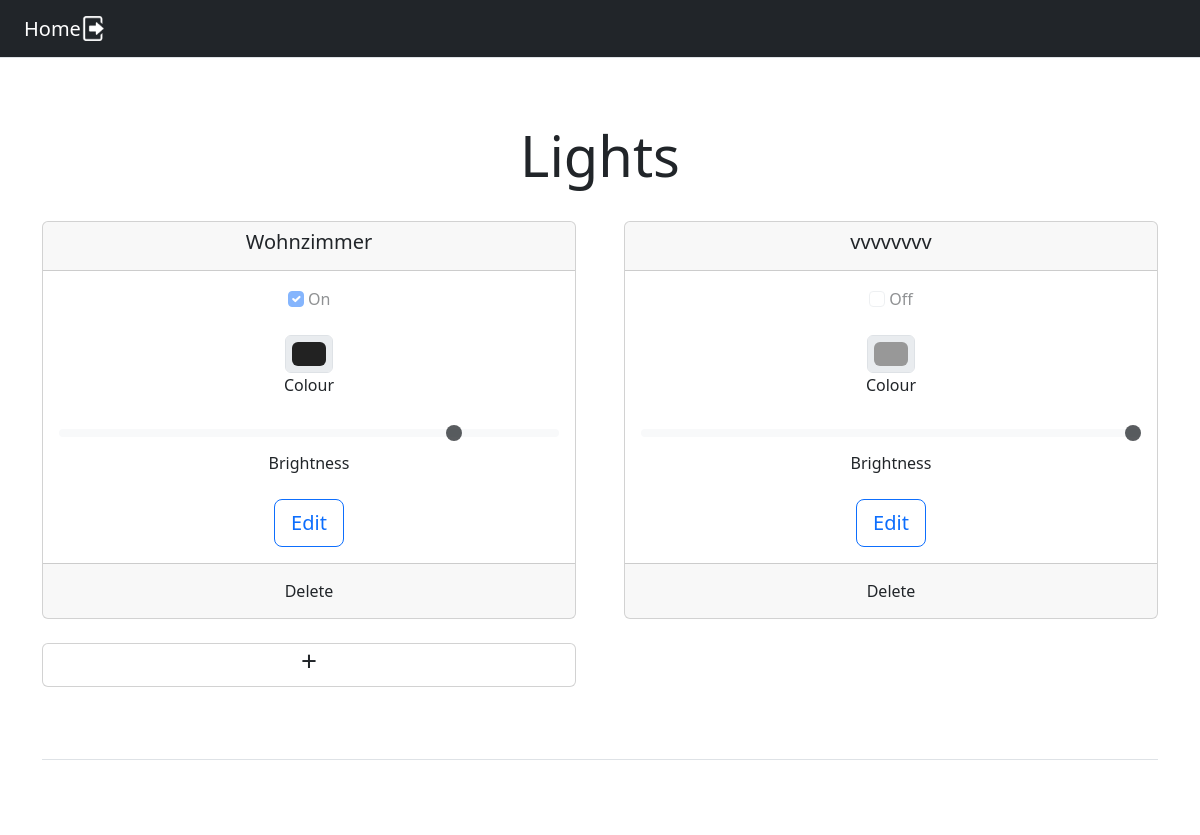
Page /lights/ on the earlier database version.
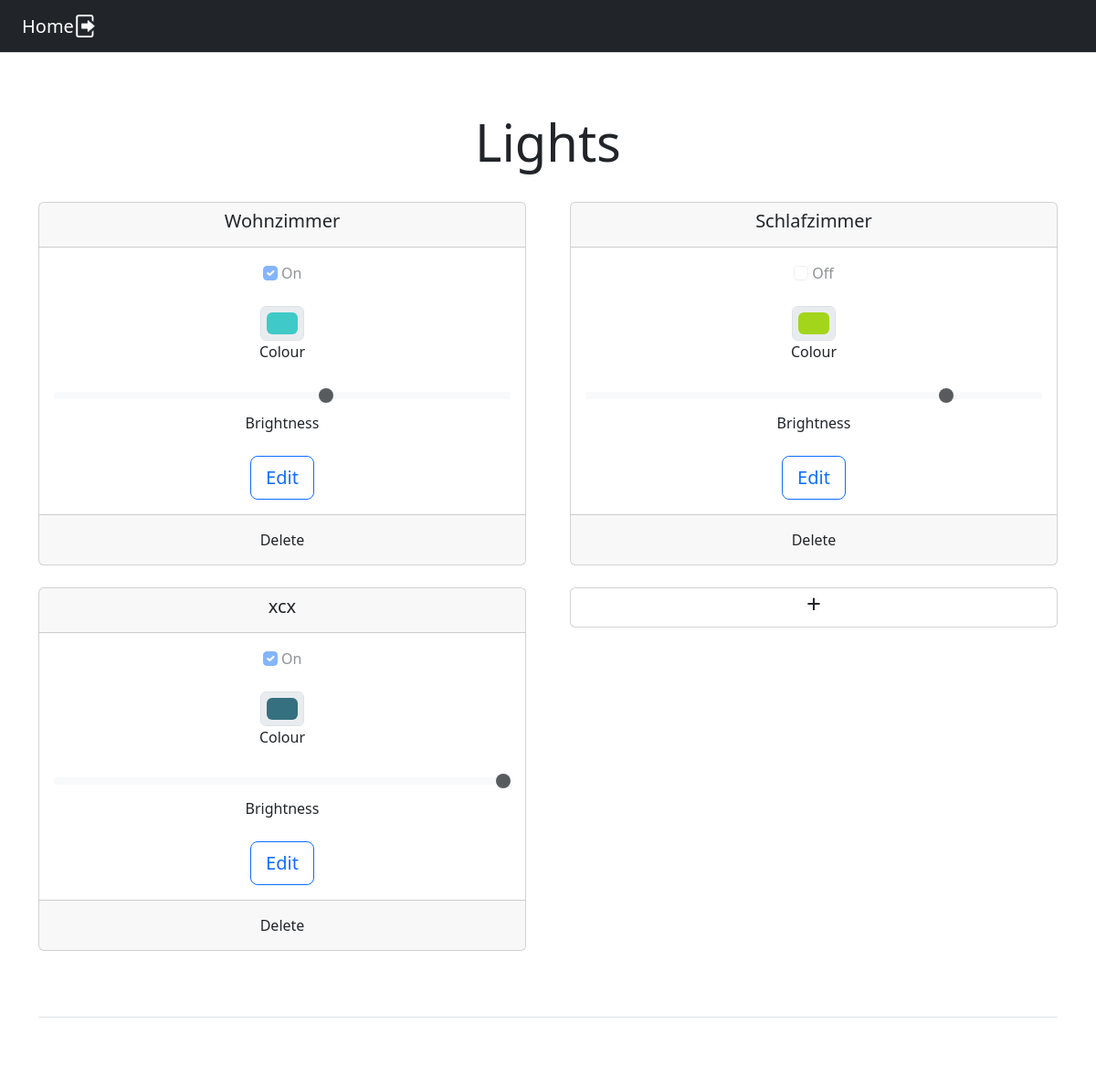
Same page on the later database version.
### lights/models.py (models this page shows)
class Light(models.Model):
    name = models.CharField(max_length=200)
    status = models.BooleanField(default=False)
    colour = models.CharField(max_length=200, default="#989898")
    brightness = models.IntegerField(default=100)

### lights/views.py (the view)
# urls.py: path('', views.index, name='index'),
def index(request):
    if request.method == 'POST':
        form = AddForm(request.POST)
        if form.is_valid():
            light = form.save(commit=False)
            light.save()
    else:
        light_list = Light.objects.all()
        context = {'latest_light_list': light_list}
        return render(request, 'lights/index.html', context)
    return HttpResponseRedirect('/lights/')

### lights/templates/lights/index.html (shortened to what this page needs)
<!DOCTYPE html>
<html lang="de" data-bs-theme="">
<head>
    <link href="https://cdn.jsdelivr.net/npm/bootstrap@5.3.0-alpha1/dist/css/bootstrap.min.css" rel="stylesheet"
>
</head>
<body>
{% include "header.html" %}
<div class="px-3 py-3 pt-md-5 pb-md-4 mx-auto text-center">
    <h1 class="display-4">Lights</h1>
</div>
<div class="container text-center">
    <div class="row row-cols-2 gx-5">
        {% for light in latest_light_list %}
            <div class="col">
                <div class="card mb-4">
                    <div class="card-header">
                        <h5 class="card-title">{{ light.name }}</h5>
                    </div>
                    <div class="card-body">
                        <div class="mb-4">
                            <input class="form-check-input" type="checkbox" role="switch" id="status_{{ forloop.counter }}"
                                   disabled {% if light.status %} checked{% endif %}>
                            <label class="form-check-label" for="status_{{ forloop.counter }}">{% if light.status %} On {% else %}
                                Off {% endif %}</label>
                        </div>
                        <div class="mb-4">
                            <input type="color" class="form-control form-control-color mx-auto" id="colour_{{ forloop.counter }}"
                                   value="{{ light.colour }}" disabled>
                            <label class="form-check-label" for="colour_{{ forloop.counter }}">Colour</label>
                        </div>
                        <div class="mb-4">
                            <input type="range" class="form-range" min="0" max="100" step="10" id="brightness_{{ forloop.counter }}"
                                   value="{{ light.brightness }}" disabled>
                            <label class="form-check-label" for="brightness_{{ forloop.counter }}">Brightness</label>
                        </div>
                        <a href="/lights/{{ light.id }}" class="btn btn-outline-primary btn-lg btn-block">Edit</a>
                    </div>
                    <div class="card-footer text-muted">
                        <form action="/lights/{{ light.id }}/delete/" method="post">
                            <button type="submit" class="btn mx-auto">Delete</button>
                        </form>
                    </div>
                </div>
            </div>
        {% endfor %}
        <div class="col">
            <div class="card mb-4">
                <a href="/lights/add/" class="my-auto stretched-link nav-link text-dark"><h3>+</h3></a>
            </div>
        </div>
    </div>
    {% include "footer.html" %}
</div>
</body>
</html>

### lights/templates/header.html
<div class="d-flex flex-column flex-md-row align-items-center p-3 px-md-4 mb-3 bg-dark border-bottom box-shadow">
    <h5 class="my-0 mr-md-auto font-weight-normal"><a href="/lights" class="nav-link text-white">Home</a></h5>
    {% load static %}
    <img src="{% static 'lights/images/logout.png' %}" width="25px" height="25px">
</div>

### lights/templates/footer.html
<footer class="pt-4 my-md-5 pt-md-5 border-top">
</footer>

Differences in the rows shown:
removed Light: name "vvvvvvvv", shows "Off", colour "#989898", brightness "100"
changed Light "Wohnzimmer": colour "#222222" → "#3fcac8"; brightness "80" → "60"
added Light: name "Schlafzimmer", shows "Off", colour "#a3d51a", brightness "80"
added Light: name "xcx", status "☑", shows "On", colour "#34707f", brightness "100"
